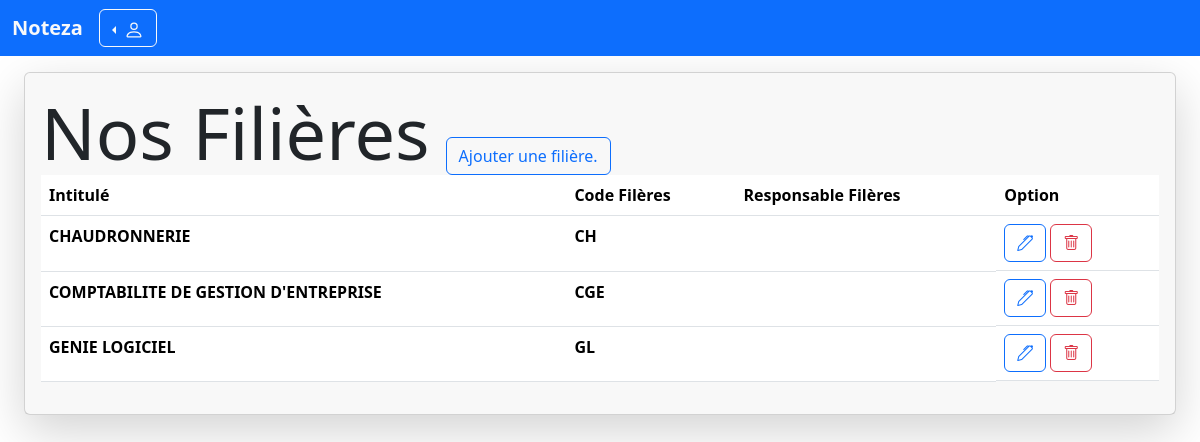
The app's page /listclasse.php with its own data.
### tables this page shows
CREATE TABLE `filiere` (
  `idfiliere` int(11) NOT NULL,
  `nomfiliere` char(255) DEFAULT NULL,
  `codefiliere` char(255) DEFAULT NULL
);

### models/filiere.php (called while the page is built, shortened)
<?php
class Filiere {
    public function AllFiliere($conn){
        $req = $conn -> prepare("SELECT * FROM filiere");
        $req -> execute();
        return $req -> fetchAll();
    }
}
?>

### listclasse.php (the view, shortened to what this page needs)
<?php
    require 'connexion.php';
    require 'models/filiere.php';
    require 'models/user.php';
    require_once ('layouts/navbar.php');
    $filiere = new Filiere();
    $user = new USer();
?>
<div class="col-xl-12 px-4 my-4">
    <div class="shadow-lg card">
        <div class="card-header py-3 border-0 px-3">
            <div class="jumbotron">
                <div class="d-flex">
                    <div class="display-2 me-3">Nos Filières</div>
                    <div class="mt-5">
                    <a class="btn btn-outline-primary mt-auto" href="#staticBackdrop" data-bs-toggle="modal" data-bs-target="#staticBackdrop">Ajouter une filière.</a>
                    </div>
                </div>
                 <div class="table-responsive">
                <table class="table " style="padding-left:4px; ">
                    <thead>
                        <tr>
                            <th scope="col">Intitulé</th>
                            <th scope="col">Code Filères</th>
                            <th scope="col">Responsable Filères</th>
                            <th scope="col">Option</th>
                        </tr>
                    </thead>
                    <?php
                        $rows = $filiere -> AllFiliere($conn);
                        if ($rows > 0) {
                        foreach($rows as $row) {
                        $nomResponsable = $user -> getName($conn,$row['responsablefiliere']);
                    ?>
                    <tr>
                        <th scope="row"><?=$row['nomfiliere']?></th>
                        <th scope="row"><?=$row['codefiliere']?></th>
                        <th scope="row"><?=$nomResponsable?></th>
                        <td scope="row" class="d-flex">
                            <a class="btn btn-outline-primary " href="#modif<?=$row['idfiliere']?>" data-bs-toggle="modal" data-bs-target="#modif<?=$row['idfiliere']?>"><i class="bi bi-pen"></i></a>
                            <form class="mx-1" onsubmit="return Confirm()" action="controller/filière.php" method="post">
                                <button type="submit" name="suppspec" id="supp" class="btn btn-outline-danger">
                                    <i class="bi bi-trash"></i>
                                </button>
                            </form>
                        </td>
                    </tr>
                    <?php
                    } }else { ?>
                    <tr>
                        <td colspan='4'>Aucun résultat trouvé</td>
                    </tr>
                    <?php } ?>
                </table>
            </div>
        </div>
    </div>
</div>

### records on screen
filiere: nomfiliere "CHAUDRONNERIE", codefiliere "CH"
filiere: nomfiliere "COMPTABILITE DE GESTION D'ENTREPRISE", codefiliere "CGE"
filiere: nomfiliere "GENIE LOGICIEL", codefiliere "GL"
